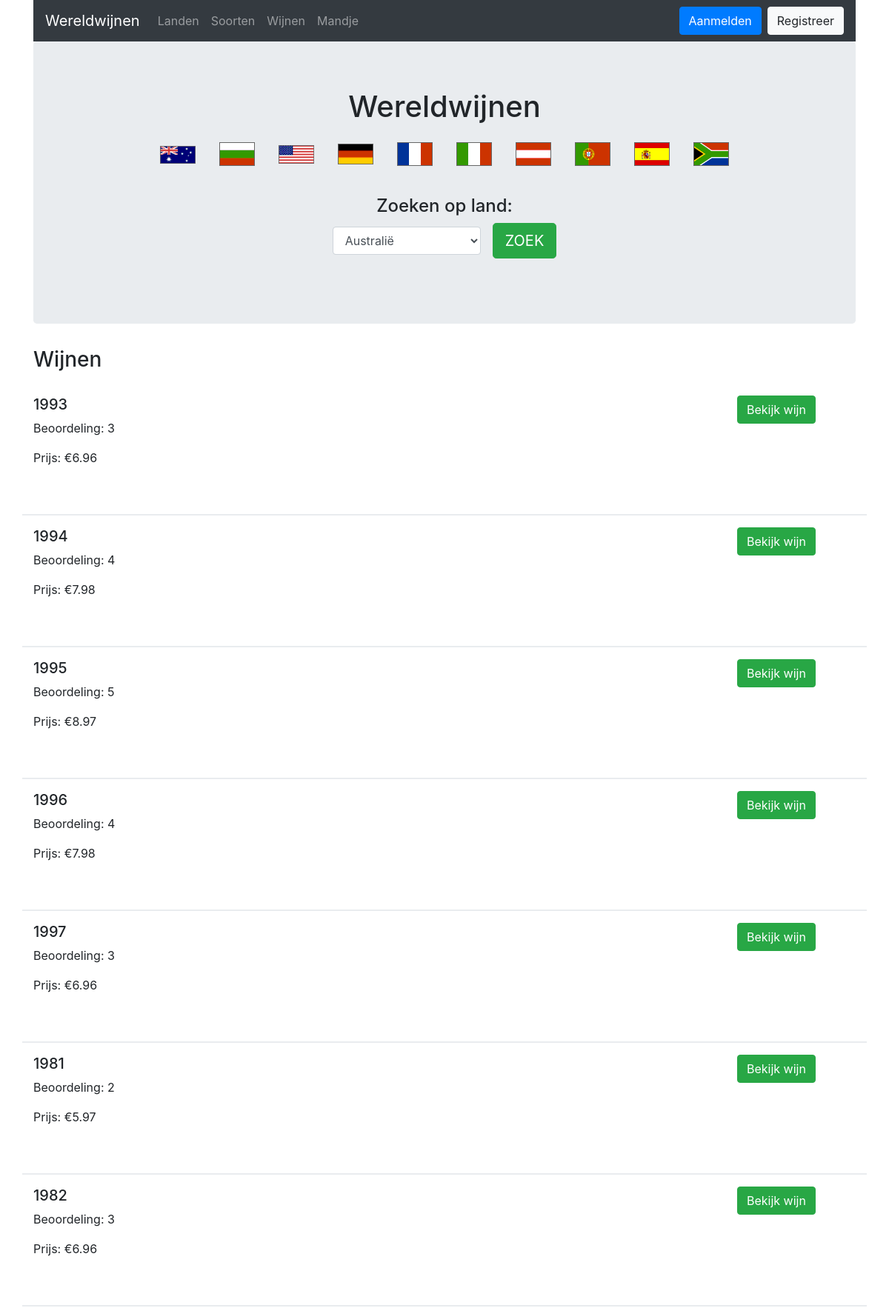
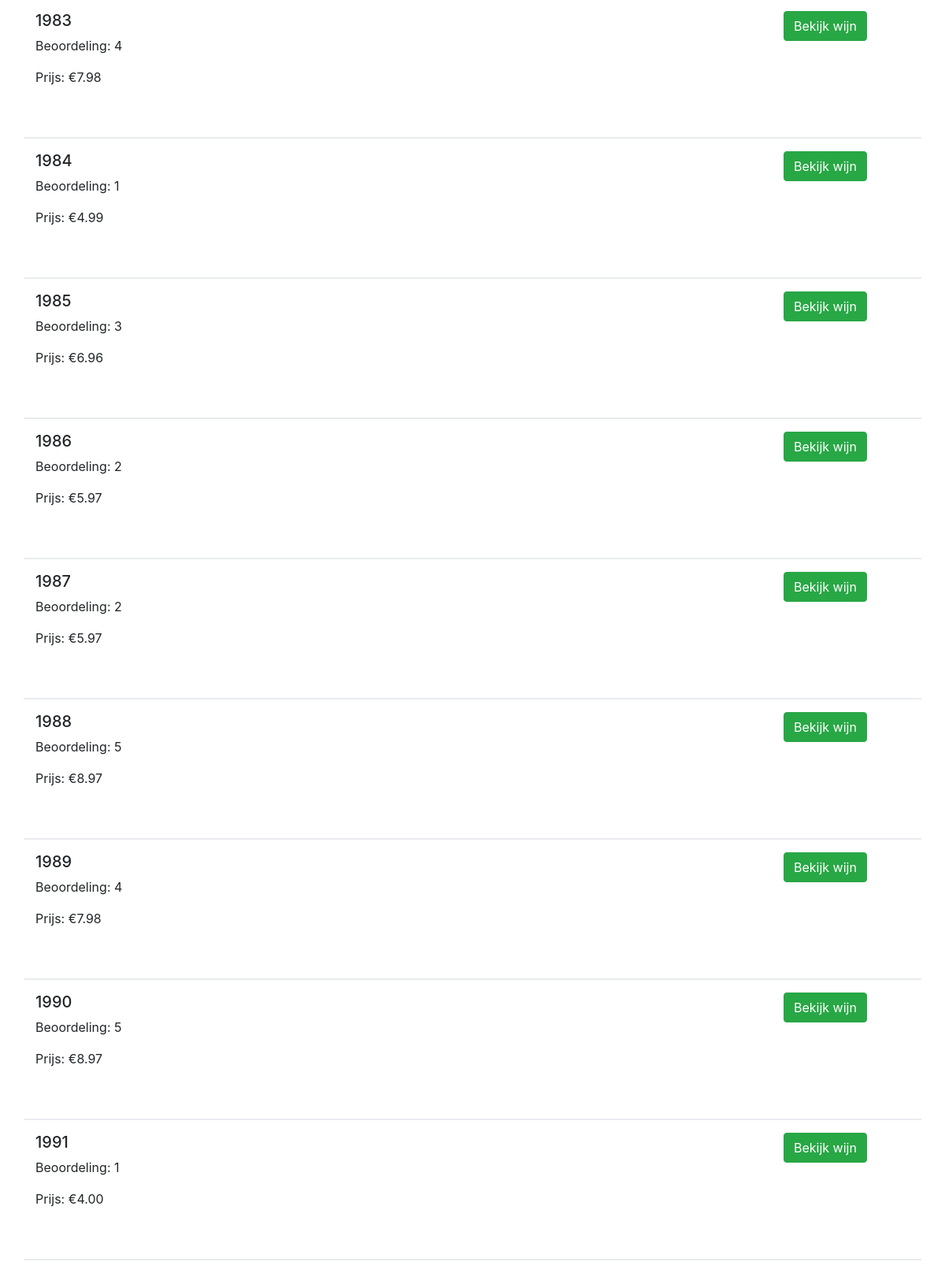
/wijnen.php?page=3 (upper part), run on the app's committed database (2 pictures, top to bottom).
### tables this page shows
CREATE TABLE landen (
  id int unsigned NOT NULL,
  naam varchar(50) NOT NULL,
  versie int unsigned not null default 0,
  PRIMARY KEY (id) USING BTREE,
  UNIQUE KEY Land(naam) USING BTREE
);

CREATE TABLE wijnen (
  id int unsigned NOT NULL AUTO_INCREMENT,
  soortid int unsigned NOT NULL,
  jaar smallint unsigned NOT NULL,
  beoordeling tinyint unsigned NOT NULL,
  prijs decimal(9,2) NOT NULL,
  inBestelling int unsigned NOT NULL,
  versie int unsigned not null default 0,
  PRIMARY KEY (id) USING BTREE,
  KEY FK_wijnen_soorten(soortid) USING BTREE,
  CONSTRAINT FK_wijnen_soorten FOREIGN KEY (soortid) REFERENCES soorten(id)
);

### lib/Template.php (called while the page is built, shortened)
<?php
    class Template {
        protected $template_path;
        public function __construct($template_path) {
            $this->template_path = $template_path;
        }
        public function __toString() {
            include basename($this->template_path);
            return ob_get_clean();
        }
    }
?>

### database/Database.php (called while the page is built)
<?php
    class Database {
        private $host = DB_HOST;
        private $user = DB_USER;
        private $password = DB_PASSWORD;
        private $name = DB_NAME;
        protected function connect() {
            $dbConnection = "mysql:host=" . $this->host . ";dbname=" . $this->name;
            $options = array(
                PDO::ATTR_EMULATE_PREPARES => false,
                PDO::ATTR_PERSISTENT => true,
                PDO::ATTR_ERRMODE => PDO::ERRMODE_EXCEPTION,
                PDO::ATTR_DEFAULT_FETCH_MODE => PDO::FETCH_OBJ
            );
            try {
                $pdo = new PDO($dbConnection, $this->user, $this->password, $options);
                return $pdo;
            } catch (PDOException $e) {
                $this->error = $e->getMessage();
            }
        }
    }
?>

### src/repositories/LandRepository.php (called while the page is built, shortened)
<?php
    class LandRepository extends Database {
        protected function findAll() {
            $sql = "SELECT * FROM landen";
            $stmt = $this->connect()->prepare($sql);
            $stmt->execute();
            return $stmt->fetchAll();
        }
    }
?>

### src/views/LandView.php (called while the page is built, shortened)
<?php
    class LandView extends LandRepository {
        public function getLanden() {
            return $this->findAll();
        }
    }
?>

### includes/autoloader.php (called while the page is built, shortened)
<?php
    function Autoloader($classname) {
        $url = $_SERVER['HTTP_HOST'] . $_SERVER['REQUEST_URI'];
        $path = "src/domain/";
        $extention = ".php";
        if ($classname == "Database") {
            $path = "database/";
        }
        else if ($classname == "Template") {
            $path = "lib/";
        }
        else if ($classname == "Mandje") {
            $path = "src/sessions/";
        }
        else if (strpos($classname, "View")) {
            $path = "src/views/";
        }
        else if (strpos($classname, "Controller")) {
            $path = "src/controllers/";
        }
        else if (strpos($classname, "Repository")) {
            $path = "src/repositories/";
        }
        $fullPath = $path . $classname . $extention;
    }
?>

### src/repositories/WijnRepository.php (called while the page is built, shortened)
<?php
    class WijnRepository extends Database {
        protected function findAllWithPagination($startAt, $perPage) {
            $sql = "SELECT * FROM wijnen ORDER BY id ASC LIMIT :startAt, :perPage";
            $stmt = $this->connect()->prepare($sql);
            $stmt->bindParam(":startAt", $startAt);
            $stmt->bindParam(":perPage", $perPage);
            $stmt->execute();
            return $stmt->fetchAll();
        }
    }
?>

### src/views/WijnView.php (called while the page is built, shortened)
<?php
    class WijnView extends WijnRepository {
        public function getWijnenWithPagination($startAt, $perPage) {
            return $this->findAllWithPagination($startAt, $perPage);
        }
    }
?>

### templates/wijnenoverzicht.php (the view, shortened to what this page needs)
<?php include 'includes/header-w-subheader.php'; ?>
        <h3 class="title"><?php echo $title; ?></h3>
        <?php
            if ($wijnen != null) {
            foreach($wijnen as $wijn): ?>
            <div class="row marketing">
                <div class="col-md-10">
                <h5><?php echo $wijn->jaar; ?></h5>
                <p>Beoordeling: <?php echo $wijn->beoordeling; ?></p>
                <p>Prijs: €<?php echo $wijn->prijs; ?></p>
                <br><br>
                </div>
                <div class="col-md-2">
                    <a href="wijn.php?id=<?php echo $wijn->id; ?>" class="btn btn-success">Bekijk wijn</a>
                </div>
            </div>
        <?php
            endforeach;
            }
        ?>
<?php include 'includes/footer.php'; ?>

### templates/includes/header-w-subheader.php (shortened to what this page needs)
<!DOCTYPE html>
<html lang="en">
<head>
    <link rel="stylesheet" href="https://use.fontawesome.com/releases/v5.12.0/css/all.css">
    <link href="https://stackpath.bootstrapcdn.com/bootstrap/4.4.1/css/bootstrap.min.css" rel="stylesheet">
    <link rel="stylesheet" href="css/style.css">
</head>
<body>
    <div class="container">
      <div class="header">
        <nav class="navbar navbar-expand-md navbar-dark bg-dark">
        <a class="navbar-brand" href="index.php">Wereldwijnen</a>
        <div class="container-inline">
            <ul class="navbar-nav mr-auto">
                <li class="nav-item">
                    <a class="nav-link" href="./landen.php">Landen</a>
                </li>
                <li class="nav-item">
                    <a class="nav-link" href="./soorten.php">Soorten</a>
                </li>
                <li class="nav-item">
                    <a class="nav-link" href="./wijnen.php">Wijnen</a>
                </li>
                <li class="nav-item">
                    <a class="nav-link" href="./mandje.php">Mandje</a>
                </li>
            </ul>
        </div>
        <div class="navbar-nav ml-auto navbar-login-logout">
            <?php
                if (isset($_SESSION["usedId"])) {
                    echo '
                    <form method="post" action="./logout.php">
                        <input class="btn btn-danger" type="submit" value="Afmelden">
                    </form>
                    ';
                } else {
                    echo '
                    <a class="btn btn-primary btn-login" href="./login.php">Aanmelden</a>
                    <a class="btn btn-light" href="signup.php">Registreer</a>
                    ';
                }
            ?>
        </div>
      </div>
      <div class="jumbotron">
        <h1>Wereldwijnen</h1>
        <ul class="menu-flags">
            <?php foreach($landenHeader as $landHeader): ?>
                <li><a href="<?php echo "index.php?land=" . $landHeader->id; ?>"><img src="<?php echo './images/' . $landHeader->id . '.png'; ?>"></a></li>
            <?php endforeach; ?>
        </ul>
        <br>
        <h4>Zoeken op land: </h4>
        <form class="form" action="index.php" method="GET">
            <select id="selection" name="land" class="form-control" style="width:200px;">
                <?php foreach($landenHeader as $landHeader): ?>
                    <option class="option-flag" style="background-image:url(<?php echo './images/' . $landHeader->id . '.png'; ?>);" value="<?php echo $landHeader->id; ?>"><?php echo $landHeader->naam; ?></option>
                <?php endforeach; ?>
            </select>
            <br>
            <button type="submit" class="btn btn-lg btn-success">ZOEK</button>
        </form>
        <br>
    </div>

### css/style.css (style rules this page uses)
.jumbotron h1, .jumbotron h2, .jumbotron h3, .jumbotron h4, .jumbotron h5, .form { display: flex; justify-content: center; align-items: center; }
.menu-flags { display: flex; justify-content: center; align-items: center; list-style: none; margin: 0; padding: 0; }
li { float: left; }
.menu-flags li { display: block; text-align: center; padding: 16px; text-decoration: none; }
.menu-flags li img { width: 3rem; }
.form > .btn { margin-left: 1rem; }
.title { margin-bottom: 2rem; }
.row.marketing { border-bottom: solid 2px #e9ecef; margin-bottom: 1rem; }
.btn-login { margin-right: 0.5rem; }

### data on the page
landen: shows a picture
landen: shows a picture
landen: shows a picture
landen: shows a picture
landen: shows a picture
landen: shows a picture
landen: shows a picture
landen: shows a picture
landen: shows a picture
landen: shows a picture
wijnen: jaar "1993", beoordeling "3", prijs "6.96"
wijnen: jaar "1994", beoordeling "4", prijs "7.98"
wijnen: jaar "1995", beoordeling "5", prijs "8.97"
wijnen: jaar "1996", beoordeling "4", prijs "7.98"
wijnen: jaar "1997", beoordeling "3", prijs "6.96"
wijnen: jaar "1981", beoordeling "2", prijs "5.97"
wijnen: jaar "1982", beoordeling "3", prijs "6.96"
wijnen: jaar "1983", beoordeling "4", prijs "7.98"
wijnen: jaar "1984", beoordeling "1", prijs "4.99"
wijnen: jaar "1985", beoordeling "3", prijs "6.96"
wijnen: jaar "1986", beoordeling "2", prijs "5.97"
wijnen: jaar "1987", beoordeling "2", prijs "5.97"
wijnen: jaar "1988", beoordeling "5", prijs "8.97"
wijnen: jaar "1989", beoordeling "4", prijs "7.98"
wijnen: jaar "1990", beoordeling "5", prijs "8.97"
wijnen: jaar "1991", beoordeling "1", prijs "4.00"

### other printed values
$title "Wijnen"
form field land "Australië"
